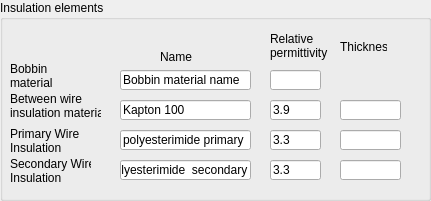
        <widget class="QGroupBox" name="InsulationGroup">
         <property name="geometry">
          <rect>
           <x>600</x>
           <y>0</y>
           <width>431</width>
           <height>201</height>
          </rect>
         </property>
         <property name="title">
          <string>Insulation elements</string>
         </property>
         <widget class="QLineEdit" name="SecondaryWireInsulationThicknessValue">
          <property name="geometry">
           <rect>
            <x>340</x>
            <y>160</y>
            <width>61</width>
            <height>20</height>
           </rect>
          </property>
         </widget>
         <widget class="QLabel" name="RelativePermittivityLabel">
          <property name="geometry">
           <rect>
            <x>270</x>
            <y>30</y>
            <width>61</width>
            <height>31</height>
           </rect>
          </property>
          <property name="text">
           <string>Relative
permittivity</string>
          </property>
         </widget>
         <widget class="QLabel" name="PrimaryWireInsulationLabel_2">
          <property name="geometry">
           <rect>
            <x>10</x>
            <y>120</y>
            <width>71</width>
            <height>41</height>
           </rect>
          </property>
          <property name="text">
           <string>Primary Wire
Insulation</string>
          </property>
         </widget>
         <widget class="QLabel" name="BobbinMaterialLabel">
          <property name="geometry">
           <rect>
            <x>10</x>
            <y>60</y>
            <width>71</width>
            <height>31</height>
           </rect>
          </property>
          <property name="text">
           <string>Bobbin
material</string>
          </property>
         </widget>
         <widget class="QLineEdit" name="SecondaryWireInsulationMaterialPermittivityValue">
          <property name="geometry">
           <rect>
            <x>270</x>
            <y>160</y>
            <width>51</width>
            <height>20</height>
           </rect>
          </property>
          <property name="text">
           <string>3.3</string>
          </property>
         </widget>
         <widget class="QLabel" name="ThicknessLabel">
          <property name="geometry">
           <rect>
            <x>340</x>
            <y>40</y>
            <width>47</width>
            <height>13</height>
           </rect>
          </property>
          <property name="text">
           <string>Thickness</string>
          </property>
         </widget>
         <widget class="QLineEdit" name="BetweenWireLayerInsulationThicknessValue">
          <property name="geometry">
           <rect>
            <x>340</x>
            <y>100</y>
            <width>61</width>
            <height>20</height>
           </rect>
          </property>
         </widget>
         <widget class="QLabel" name="SecondaryWireInsulationLabel_2">
          <property name="geometry">
           <rect>
            <x>10</x>
            <y>150</y>
            <width>81</width>
            <height>41</height>
           </rect>
          </property>
          <property name="text">
           <string>Secondary Wire
Insulation</string>
          </property>
         </widget>
         <widget class="QLabel" name="NameLabel">
          <property name="geometry">
           <rect>
            <x>160</x>
            <y>50</y>
            <width>47</width>
            <height>13</height>
           </rect>
          </property>
          <property name="text">
           <string>Name</string>
          </property>
         </widget>
         <widget class="QLineEdit" name="PrimaryWireInsulationMaterialPermittivityValue">
          <property name="geometry">
           <rect>
            <x>270</x>
            <y>130</y>
            <width>51</width>
            <height>20</height>
           </rect>
          </property>
          <property name="text">
           <string>3.3</string>
          </property>
         </widget>
         <widget class="QLineEdit" name="BobbinMaterialValue">
          <property name="geometry">
           <rect>
            <x>120</x>
            <y>70</y>
            <width>131</width>
            <height>20</height>
           </rect>
          </property>
          <property name="text">
           <string>Bobbin material name</string>
          </property>
         </widget>
         <widget class="QLineEdit" name="BetweenWireLayerInsulationMaterialValue">
          <property name="geometry">
           <rect>
            <x>120</x>
            <y>100</y>
            <width>131</width>
            <height>20</height>
           </rect>
          </property>
          <property name="text">
           <string>Kapton 100</string>
          </property>
         </widget>
         <widget class="QLineEdit" name="BetweenWireLayerInsulationMaterialPermittivityValue">
          <property name="geometry">
           <rect>
            <x>270</x>
            <y>100</y>
            <width>51</width>
            <height>20</height>
           </rect>
          </property>
          <property name="text">
           <string>3.9</string>
          </property>
         </widget>
         <widget class="QLineEdit" name="PrimaryWireInsulationThicknessValue">
          <property name="geometry">
           <rect>
            <x>340</x>
            <y>130</y>
            <width>61</width>
            <height>20</height>
           </rect>
          </property>
         </widget>
         <widget class="QLabel" name="BetweenWireInsulationMaterialLabel">
          <property name="geometry">
           <rect>
            <x>10</x>
            <y>90</y>
            <width>91</width>
            <height>31</height>
           </rect>
          </property>
          <property name="text">
           <string>Between wire
insulation material</string>
          </property>
         </widget>
         <widget class="QLineEdit" name="BobbinMaterialPermittivityValue">
          <property name="geometry">
           <rect>
            <x>270</x>
            <y>70</y>
            <width>51</width>
            <height>20</height>
           </rect>
          </property>
         </widget>
         <widget class="QLineEdit" name="PrimaryWireInsulationNameValue">
          <property name="geometry">
           <rect>
            <x>120</x>
            <y>130</y>
            <width>131</width>
            <height>20</height>
           </rect>
          </property>
          <property name="text">
           <string>polyesterimide primary</string>
          </property>
         </widget>
         <widget class="QLineEdit" name="SecondaryWireInsulationNameValue">
          <property name="geometry">
           <rect>
            <x>120</x>
            <y>160</y>
            <width>131</width>
            <height>20</height>
           </rect>
          </property>
          <property name="text">
           <string>polyesterimide  secondary</string>
          </property>
         </widget>
        </widget>
